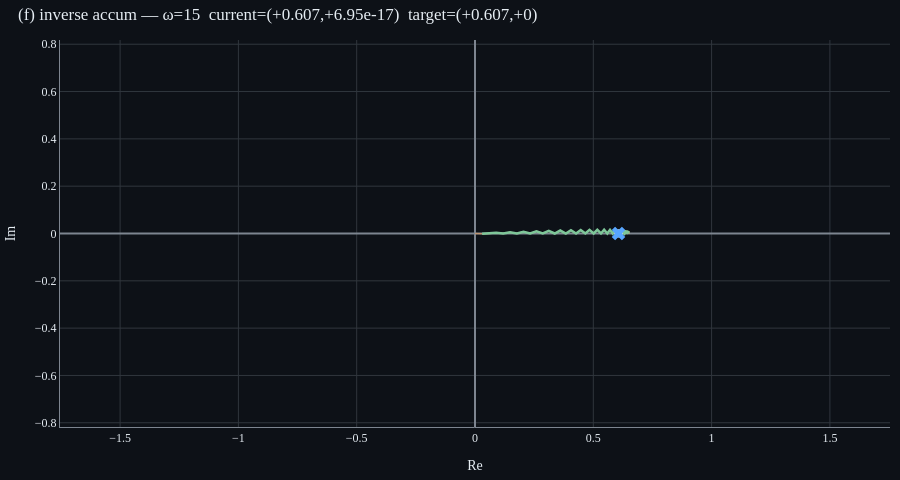

The notebook cell this image was saved under:
### Markdown cell above
### G2 — 같은 신호, paired_by_abs 순서

각 단계에서 ω와 −ω가 짝을 이뤄 더해지므로 *허수부가 매 단계마다 cancel*. trail이 거의 실수축 위에서만 자람. 실수 신호의 X(jω) 켤레 대칭성의 직접적 시연.

### Code cell
omegas, arrows, accum = an.inverse_accumulation(
    t_fix=t_fix, omega_min=-15.0, omega_max=15.0, n_omega=400,
    order='paired_by_abs',
)
p = InverseAccumulationPlot()
p.show_accumulation(omegas, arrows, accum, target=target)
p.figure.show()

### Figure 1 — Plotly figure (JSON) as saved in the notebook; plotly's stock layout.template omitted (floating-point values rounded to 4 significant figures; data arrays with more than 128 entries replaced by an {"elided": "..."} marker saying what was removed)
{"data": [{"line": {"color": "#ffa657", "width": 1.5}, "mode": "lines", "name": "arrows", "opacity": 0.5, "type": "scatter", "x": {"elided": "1200 float values"}, "y": {"elided": "1200 float values"}}, {"line": {"color": "#7ec699", "width": 2.5}, "mode": "lines", "name": "trail", "type": "scatter", "x": {"elided": "400 float values"}, "y": {"elided": "400 float values"}}, {"marker": {"color": "#f0f6fc", "size": 8, "symbol": "circle"}, "mode": "markers", "name": "current end", "type": "scatter", "x": [0.6065], "y": [6.95e-17]}, {"marker": {"color": "#58a6ff", "size": 12, "symbol": "x"}, "mode": "markers", "name": "target x(t_fix)", "type": "scatter", "visible": true, "x": [0.6065], "y": [0.0]}], "layout": {"font": {"color": "#e6edf3", "family": "serif", "size": 12}, "height": 480, "margin": {"b": 10, "l": 10, "r": 10, "t": 40}, "paper_bgcolor": "#0d1117", "plot_bgcolor": "#0d1117", "showlegend": false, "title": {"font": {"color": "#e6edf3"}, "text": "(f) inverse accum — ω=15  current=(+0.607,+6.95e-17)  target=(+0.607,+0)", "x": 0.02, "xanchor": "left"}, "xaxis": {"color": "#e6edf3", "gridcolor": "#30363d", "linecolor": "#7d8590", "range": [-0.7804, 0.7804], "scaleanchor": "y", "scaleratio": 1, "showgrid": true, "title": {"text": "Re"}, "zeroline": true, "zerolinecolor": "#7d8590"}, "yaxis": {"color": "#e6edf3", "gridcolor": "#30363d", "linecolor": "#7d8590", "range": [-0.7804, 0.7804], "showgrid": true, "title": {"text": "Im"}, "zeroline": true, "zerolinecolor": "#7d8590"}}}
